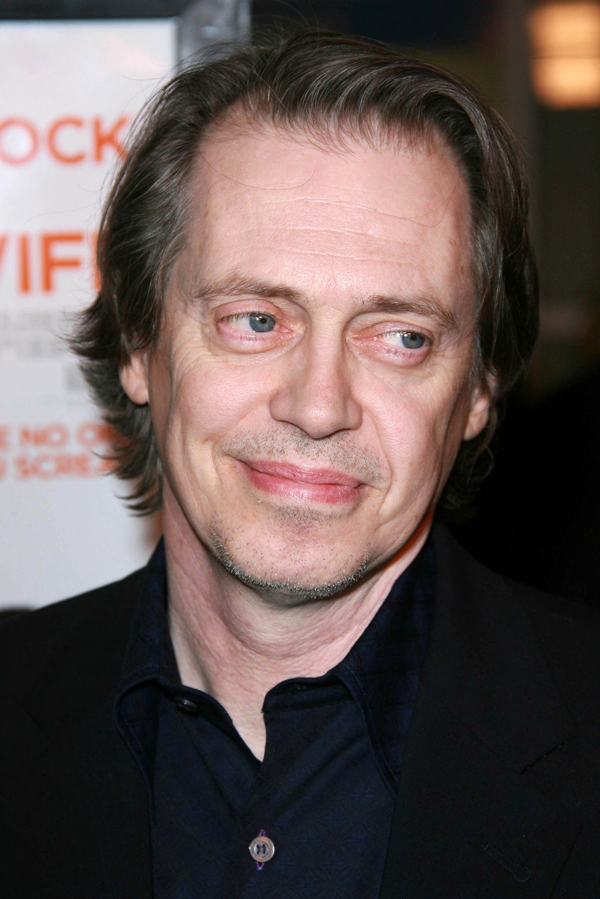
#> input picture HW1/lena.jpg, 600 x 899 px
$ python facedetect_modified.py lena.jpg   (older library calls are emulated)
#> lines starting #> are read from the running program, lines starting #| are printed output that depends on the picture; after the words box and inside, x2 and y2 are one past the last pixel; in counts of white or black regions, pixels touching at a corner belong together
### HW1/common.py
#!/usr/bin/env python

'''
This module contains some common routines used by other samples.
'''

# Python 2/3 compatibility
from __future__ import print_function
import sys
PY3 = sys.version_info[0] == 3

if PY3:
    from functools import reduce

import numpy as np
import cv2

# built-in modules
import os
import itertools as it
from contextlib import contextmanager

image_extensions = ['.bmp', '.jpg', '.jpeg', '.png', '.tif', '.tiff', '.pbm', '.pgm', '.ppm']

class Bunch(object):
    def __init__(self, **kw):
        self.__dict__.update(kw)
    def __str__(self):
        return str(self.__dict__)

# [4 lines left out: function splitfn, not called in this run]

def anorm2(a):
    return (a*a).sum(-1)
def anorm(a):
    return np.sqrt( anorm2(a) )

# [39 lines left out: functions homotrans, to_rect, rect2rect_mtx, lookat, mtx2rvec, not called in this run]

def draw_str(dst, target, s):
    x, y = target
    cv2.putText(dst, s, (x+1, y+1), cv2.FONT_HERSHEY_PLAIN, 1.0, (0, 0, 0), thickness = 2, lineType=cv2.LINE_AA)
    cv2.putText(dst, s, (x, y), cv2.FONT_HERSHEY_PLAIN, 1.0, (255, 255, 255), lineType=cv2.LINE_AA)

class Sketcher:
    # [8 lines left out: function __init__, not called in this run]

    def show(self):
        cv2.imshow(self.windowname, self.dests[0])

    # [13 lines left out: function on_mouse, not called in this run]


# palette data from matplotlib/_cm.py
_jet_data =   {'red':   ((0., 0, 0), (0.35, 0, 0), (0.66, 1, 1), (0.89,1, 1),
                         (1, 0.5, 0.5)),
               'green': ((0., 0, 0), (0.125,0, 0), (0.375,1, 1), (0.64,1, 1),
                         (0.91,0,0), (1, 0, 0)),
               'blue':  ((0., 0.5, 0.5), (0.11, 1, 1), (0.34, 1, 1), (0.65,0, 0),
                         (1, 0, 0))}

cmap_data = { 'jet' : _jet_data }

# [14 lines left out: function make_cmap, not called in this run]

def nothing(*arg, **kw):
    pass

def clock():
    return cv2.getTickCount() / cv2.getTickFrequency()

# [8 lines left out: function Timer, not called in this run]

class StatValue:
    def __init__(self, smooth_coef = 0.5):
        self.value = None
        self.smooth_coef = smooth_coef
    # [6 lines left out: function update, not called in this run]

class RectSelector:
    # [30 lines left out: functions __init__, onmouse, draw, not called in this run]
    @property
    def dragging(self):
        return self.drag_rect is not None


# [24 lines left out: functions grouper, mosaic, not called in this run]

def getsize(img):
    h, w = img.shape[:2]
    return w, h

def mdot(*args):
    return reduce(np.dot, args)

# [4 lines left out: function draw_keypoints, not called in this run]

### HW1/video.py
#!/usr/bin/env python

'''
Video capture sample.

Sample shows how VideoCapture class can be used to acquire video
frames from a camera of a movie file. Also the sample provides
an example of procedural video generation by an object, mimicking
the VideoCapture interface (see Chess class).

'create_capture' is a convinience function for capture creation,
falling back to procedural video in case of error.

Usage:
    video.py [--shotdir <shot path>] [source0] [source1] ...'

    sourceN is an
     - integer number for camera capture
     - name of video file
     - synth:<params> for procedural video

Synth examples:
    synth:bg=../data/lena.jpg:noise=0.1
    synth:class=chess:bg=../data/lena.jpg:noise=0.1:size=640x480

Keys:
    ESC    - exit
    SPACE  - save current frame to <shot path> directory

'''

# Python 2/3 compatibility
from __future__ import print_function

import numpy as np
from numpy import pi, sin, cos

import cv2

# built-in modules
from time import clock

# local modules
import common

class VideoSynthBase(object):
    # [14 lines left out: function __init__, not called in this run]

    def render(self, dst):
        pass

    # [15 lines left out: function read, not called in this run]

    def isOpened(self):
        return True

class Chess(VideoSynthBase):
    # [45 lines left out: functions __init__, draw_quads, render, not called in this run]


classes = dict(chess=Chess)

presets = dict(
    empty = 'synth:',
    lena = 'synth:bg=../data/lena.jpg:noise=0.1',
    chess = 'synth:class=chess:bg=../data/lena.jpg:noise=0.1:size=640x480'
)


def create_capture(source = 0, fallback = presets['chess']):
    '''source: <int> or '<int>|<filename>|synth [:<param_name>=<value> [:...]]'
    '''
    source = str(source).strip()
    chunks = source.split(':')
    # handle drive letter ('c:', ...)
    if len(chunks) > 1 and len(chunks[0]) == 1 and chunks[0].isalpha():
        chunks[1] = chunks[0] + ':' + chunks[1]
        del chunks[0]

    source = chunks[0]
    try: source = int(source)
    except ValueError: pass
    params = dict( s.split('=') for s in chunks[1:] )

    cap = None
    if source == 'synth':
        Class = classes.get(params.get('class', None), VideoSynthBase)
        try: cap = Class(**params)
        except: pass
    else:
        cap = cv2.VideoCapture(source)
        if 'size' in params:
            w, h = map(int, params['size'].split('x'))
            cap.set(cv2.CAP_PROP_FRAME_WIDTH, w)
            cap.set(cv2.CAP_PROP_FRAME_HEIGHT, h)
    if cap is None or not cap.isOpened():
        print('Warning: unable to open video source: ', source)
        if fallback is not None:
            return create_capture(fallback, None)
    return cap

# [30 lines that do not run on import are left out]

### HW1/facedetect_modified.py
#!/usr/bin/env python

'''
face detection using haar cascades

USAGE:
    facedetect.py [--cascade <cascade_fn>] [--nested-cascade <cascade_fn>] [<video_source>]
'''

# Python 2/3 compatibility
from __future__ import print_function

import numpy as np
import cv2

# local modules
from video import create_capture
from common import clock, draw_str


def detect(img, cascade):
    rects = cascade.detectMultiScale(img, scaleFactor=1.3, minNeighbors=4, minSize=(30, 30),
                                     flags=cv2.CASCADE_SCALE_IMAGE)
    if len(rects) == 0:
        return []
    rects[:,2:] += rects[:,:2]
    return rects

def draw_rects(img, rects, color):
    for x1, y1, x2, y2 in rects:
        cv2.rectangle(img, (x1, y1), (x2, y2), color, 2)

if __name__ == '__main__':
    import sys, getopt
    print(__doc__)

    args, video_src = getopt.getopt(sys.argv[1:], '', ['cascade=', 'nested-cascade='])
    try:
        video_src = video_src[0]
    except:
        video_src = 0
    args = dict(args)
    cascade_fn = args.get('--cascade', "/data/haarcascades/haarcascade_frontalface_alt.xml")
    nested_fn  = args.get('--nested-cascade', "/data/haarcascades/haarcascade_eye.xml")

    cascade = cv2.CascadeClassifier(cascade_fn)
    nested = cv2.CascadeClassifier(nested_fn)

    cam = create_capture(video_src, fallback='synth:bg=lena.jpg:noise=0.05')
    i = 0
    while (i<343): #we've hard-coded the number of frames to render for this example Beautiful_Man.mp4
            i+=1
            ret, img = cam.read()
#> img is the input picture: shape (899, 600, 3); mean B, G, R 82.2, 84.9, 99.5
            gray = cv2.cvtColor(img, cv2.COLOR_BGR2GRAY)
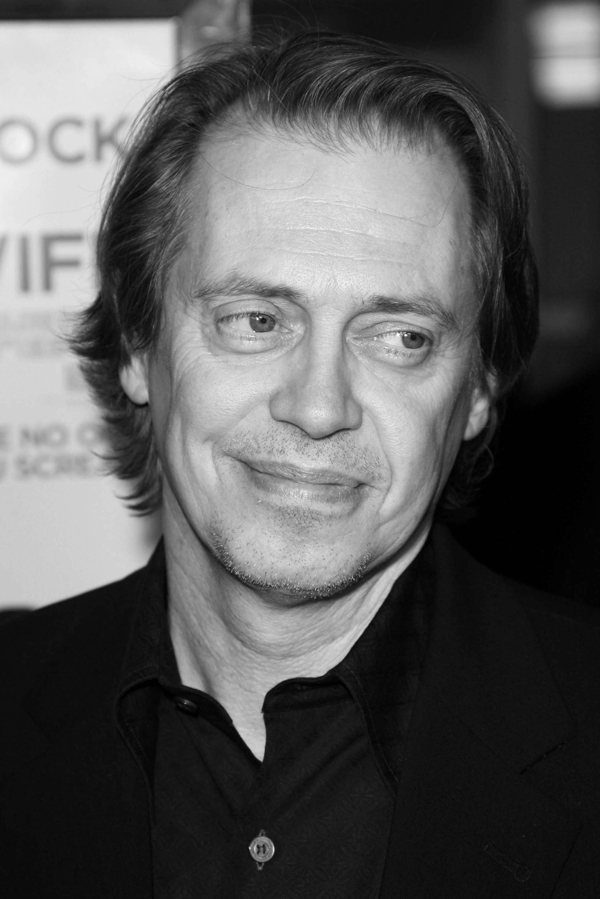
#> gray: shape (899, 600); min 0, max 255, mean 88.9
            gray = cv2.equalizeHist(gray)
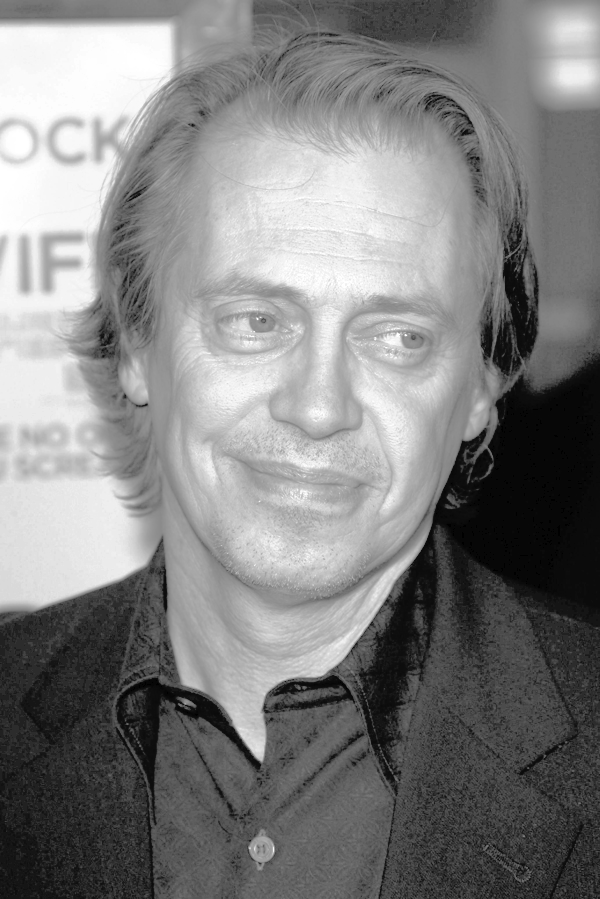
#> gray: shape (899, 600); min 0, max 255, mean 128.8

            t = clock()
            rects = detect(gray, cascade)
#> in detect, `rects = cascade.detectMultiScale(img, scaleFactor=1.3, minNeighbors=4,..`: rects = [[132, 180, 377, 377]]
#> rects = [[132, 180, 509, 557]]
            vis = img.copy()
            draw_rects(vis, rects, (0, 255, 0))
#> the loop in draw_rects, `for x1, y1, x2, y2 in rects:` made 1 pass
            if not nested.empty():
                for x1, y1, x2, y2 in rects:
                    roi = gray[y1:y2, x1:x2]
                    vis_roi = vis[y1:y2, x1:x2]
                    subrects = detect(roi.copy(), nested)
                    draw_rects(vis_roi, subrects, (255, 0, 0))
#> this loop made 1 pass
#> (x1, y1, x2, y2, subrects) on pass 1: (132, 180, 509, 557, [[226, 118, 309, 201]])
#> pass 1, `roi = gray[y1:y2, x1:x2]`:
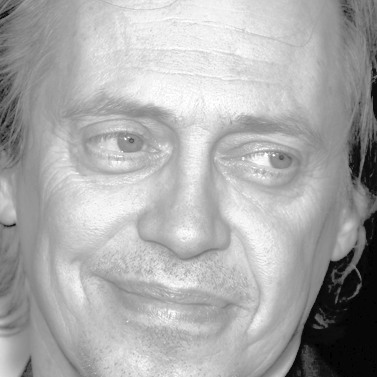
#> roi: shape (377, 377); min 0, max 255, mean 170.4
#> pass 1, `vis_roi = vis[y1:y2, x1:x2]`:
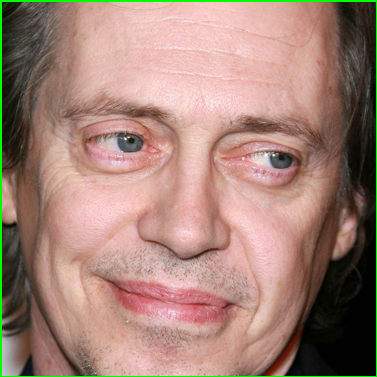
#> vis_roi: shape (377, 377, 3); mean B, G, R 118.4, 130.6, 162.6
#> after the loop:
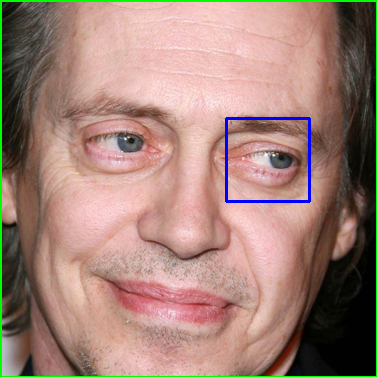
#> vis_roi: shape (377, 377, 3); 0.7% of pixels changed, all inside (x1, y1, x2, y2) = (225, 117, 311, 203)
            dt = clock() - t
#> dt = 0.336

            draw_str(vis, (20, 20), 'time: %.1f ms' % (dt*1000))
#> in draw_str, `cv2.putText(dst, s, (x+1, y+1), cv2.FONT_HERSHEY_PLAIN, 1.0, (0, 0, 0)..`:
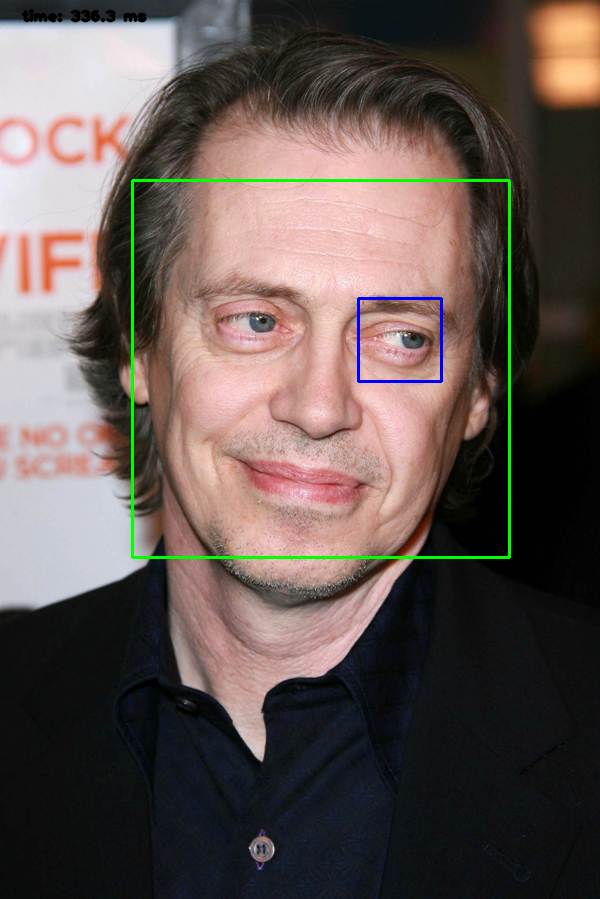
#> dst: shape (899, 600, 3); mean B, G, R 81.7, 86, 98.2
#> in draw_str, `cv2.putText(dst, s, (x, y), cv2.FONT_HERSHEY_PLAIN, 1.0, (255, 255, 25..`:
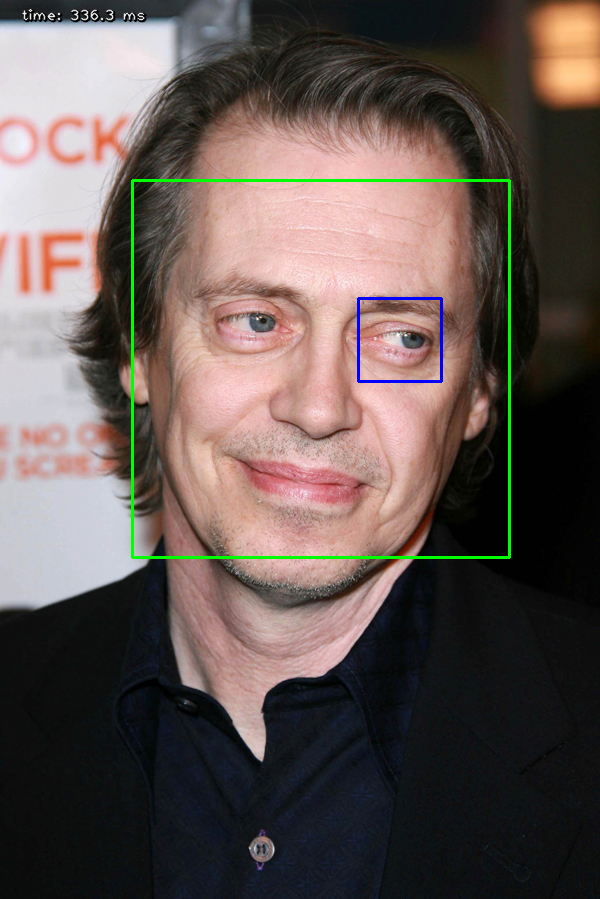
#> dst: shape (899, 600, 3); 0.12% of pixels changed, all inside (x1, y1, x2, y2) = (22, 9, 145, 21)
            cv2.imshow('facedetect', vis)

            if 0xFF & cv2.waitKey(5) == 27:
#> (key Esc is pressed here)
                break
    cv2.destroyAllWindows()
